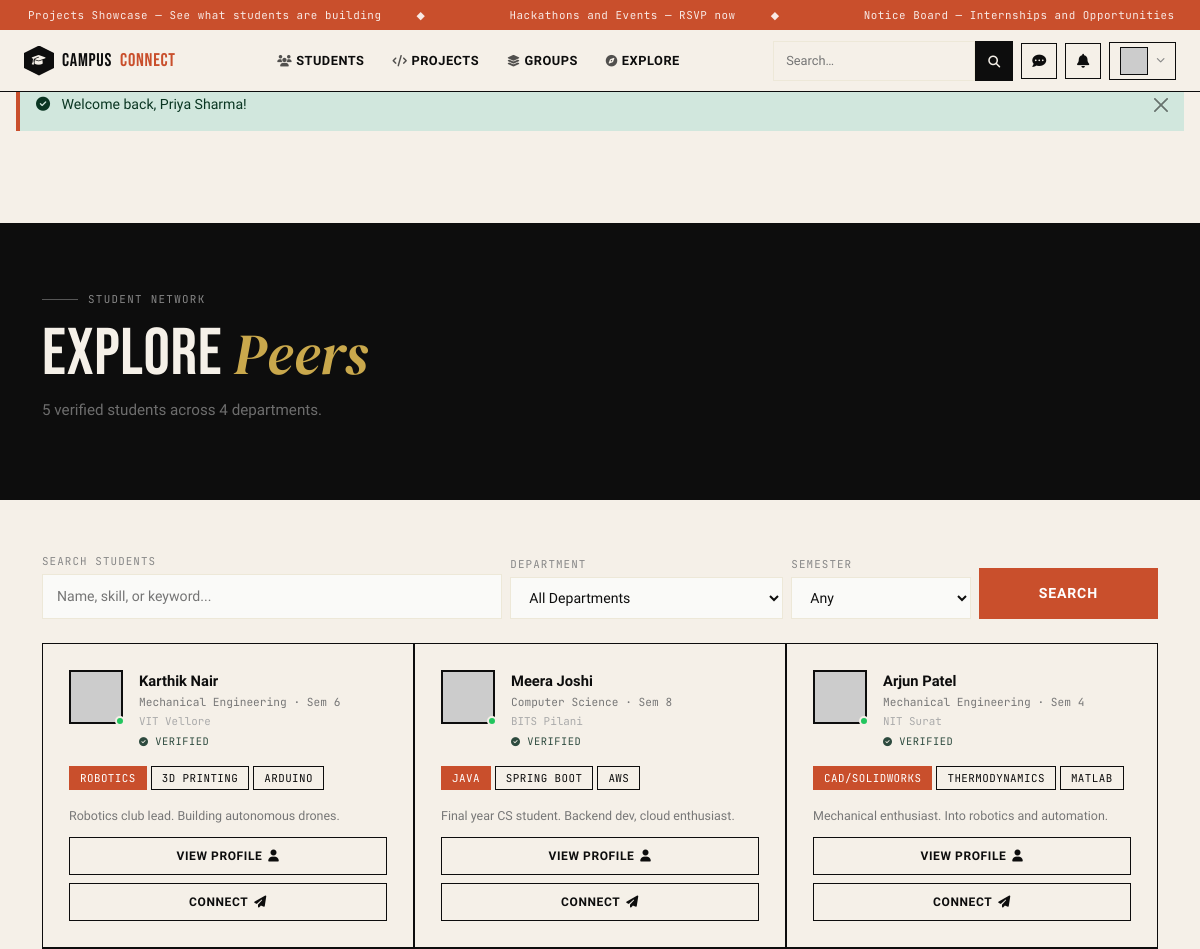
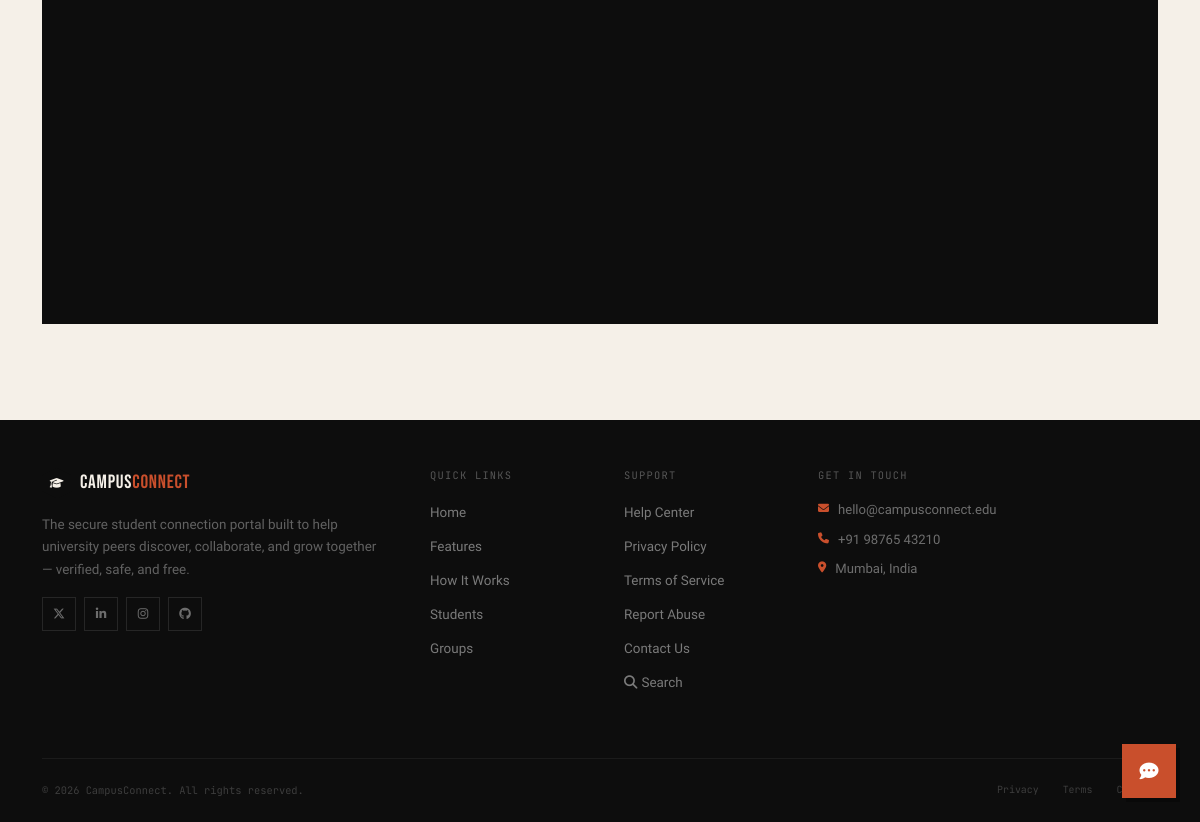
The page /pages/students.php (signed in) on the database its author committed (2 pictures, top to bottom).
### tables this page shows
CREATE TABLE IF NOT EXISTS users (
    id          INT AUTO_INCREMENT PRIMARY KEY,
    name        VARCHAR(100)        NOT NULL,
    email       VARCHAR(150)        NOT NULL UNIQUE,
    password    VARCHAR(255)        NOT NULL,
    department  VARCHAR(100),
    semester    TINYINT UNSIGNED,
    university  VARCHAR(150),
    skills      TEXT,                           
    bio         TEXT,
    avatar      VARCHAR(255)        DEFAULT 'default.jpg',
    is_verified TINYINT(1)          DEFAULT 0,
    is_online   TINYINT(1)          DEFAULT 0,
    created_at  TIMESTAMP           DEFAULT CURRENT_TIMESTAMP
);

### includes/config.php (called while the page is built, shortened)
<?php
function isLoggedIn(): bool {
    return isset($_SESSION['user_id']);
}
function e(string $s): string {
    return htmlspecialchars($s, ENT_QUOTES, 'UTF-8');
}

### pages/students.php (the view, shortened to what this page needs)
<?php
require_once __DIR__ . '/../includes/config.php';
$db = getDB();
$search = trim($_GET['q']    ?? '');
$page   = max(1, (int)($_GET['page'] ?? 1));
$perPage= 12;
$offset = ($page - 1) * $perPage;
$where  = ['u.is_verified = 1'];
$params = [];
if (isLoggedIn()) {
    $where[]  = 'u.id != ?';
    $params[] = $_SESSION['user_id'];
}
$whereSQL = implode(' AND ', $where);
$stCount = $db->prepare("SELECT COUNT(*) FROM users u WHERE $whereSQL");
$stCount->execute($params);
$total = (int)$stCount->fetchColumn();
$stFetch = $db->prepare("SELECT * FROM users u WHERE $whereSQL ORDER BY u.is_online DESC, u.id DESC LIMIT $perPage OFFSET $offset");
$stFetch->execute($params);
$students = $stFetch->fetchAll();
$depts = $db->query("SELECT DISTINCT department FROM users WHERE department IS NOT NULL AND department != '' ORDER BY department")->fetchAll(PDO::FETCH_COLUMN);
$connectionStatus = [];
include __DIR__ . '/../includes/header.php';
?>
<div style="margin-top:92px;background:var(--paper);min-height:100vh;">
  <div style="background:var(--ink);padding:60px 0;">
    <div class="container">
      <div class="cc-section-label white-lbl reveal">Student Network</div>
      <h1 class="cc-heading on-dark reveal d1">Explore <em>Peers</em></h1>
      <p class="reveal d2" style="color:rgba(255,255,255,.4);max-width:500px;margin-top:12px;font-size:.95rem;line-height:1.65;">
        <?= number_format($total) ?> verified students across <?= count($depts) ?> departments.
      </p>
    </div>
  </div>
  <div class="container py-5">
    <form method="GET" class="mb-4 reveal">
      <div class="row g-2 align-items-end">
        <div class="col-lg-5 col-md-4">
          <label class="cc-form-label">Search Students</label>
          <input type="text" name="q" value="<?= e($search) ?>"
                 class="cc-form-input" placeholder="Name, skill, or keyword...">
        </div>
        <div class="col-lg-3 col-md-3">
          <label class="cc-form-label">Department</label>
          <select name="dept" class="cc-form-input">
            <option value="">All Departments</option>
          </select>
        </div>
        <div class="col-lg-2 col-md-2">
          <label class="cc-form-label">Semester</label>
          <select name="sem" class="cc-form-input">
            <option value="0">Any</option>
          </select>
        </div>
        <div class="col-lg-2 col-md-3 d-flex gap-2">
          <button type="submit" class="cc-form-submit flex-grow-1">Search</button>
        </div>
      </div>
    </form>
    <?php if ($students): ?>
    <div class="cc-students-grid mb-5">
      <?php
      $deptMap = [
        'Computer Science'        => 'cs',
        'Mechanical Engineering'  => 'mech',
        'Business Administration' => 'biz',
        'UX Design'               => 'design',
      ];
      foreach ($students as $i => $stu):
        $dept_key   = $deptMap[$stu['department'] ?? ''] ?? 'other';
        $skills     = array_slice(explode(',', $stu['skills'] ?? ''), 0, 3);
        $statusCls  = $stu['is_online'] ? 'online' : 'offline';
        $connStatus = $connectionStatus[(int)$stu['id']] ?? null;
      ?>
      <div class="cc-student-card reveal d<?= ($i % 3) + 1 ?>" data-dept="<?= e($dept_key) ?>">
        <div class="d-flex gap-3 align-items-start mb-3">
          <div class="position-relative flex-shrink-0">
            <img class="cc-student-avatar"
                 src="https://picsum.photos/seed/<?= e($stu['name']) ?>/120/120" alt="<?= e($stu['name']) ?>">
            <span class="cc-status-dot <?= $statusCls ?>"></span>
          </div>
          <div>
            <div class="cc-student-name"><?= e($stu['name']) ?></div>
            <div class="cc-student-dept"><?= e($stu['department']) ?> · Sem <?= (int)$stu['semester'] ?></div>
            <?php if ($stu['university']): ?>
            <div style="font-size:.68rem;color:#aaa;font-family:var(--font-mono);margin-top:2px;"><?= e($stu['university']) ?></div>
            <?php endif; ?>
            <div class="cc-student-verified"><i class="fas fa-check-circle"></i> Verified</div>
          </div>
        </div>
        <div class="d-flex flex-wrap gap-1 mb-3">
          <?php foreach ($skills as $j => $sk): ?>
          <span class="cc-pill <?= $j === 0 ? 'accent' : '' ?>"><?= e(trim($sk)) ?></span>
          <?php endforeach; ?>
        </div>
        <?php if ($stu['bio']): ?>
        <p style="font-size:.78rem;color:#777;line-height:1.55;margin-bottom:12px;"><?= e(mb_strimwidth($stu['bio'],0,90,'…')) ?></p>
        <?php endif; ?>
        <a href="view_student.php?id=<?= (int)$stu['id'] ?>" class="cc-student-btn mb-2">
          View Profile <i class="fas fa-user"></i>
        </a>
        <?php if (isLoggedIn()): ?>
          <?php if ($connStatus === 'accepted'): ?>
          <div class="cc-student-btn" style="justify-content:center;background:var(--moss);color:#fff;border-color:var(--moss);cursor:default;">
            <i class="fas fa-check"></i> Connected
          </div>
          <?php elseif ($connStatus === 'pending'): ?>
          <div class="cc-student-btn" style="justify-content:center;cursor:default;color:#aaa;border-color:#ddd;">
            Pending…
          </div>
          <?php else: ?>
          <form method="POST" action="send_connection.php">
            <button type="submit" class="cc-student-btn">
              Connect <i class="fas fa-paper-plane"></i>
            </button>
          </form>
          <?php endif; ?>
        <?php else: ?>
          <a href="login.php" class="cc-student-btn">Connect <i class="fas fa-arrow-right"></i></a>
        <?php endif; ?>
      </div>
      <?php endforeach; ?>
    </div>
    <?php endif; ?>
  </div>
</div>
<?php include __DIR__ . '/../includes/footer.php'; ?>

### assets/css/style.css (style rules this page uses)
:root { --ink: #0d0d0d; --paper: #f5f0e8; --cream: #ede8d8; --rust: #c94f2c; --rust-light: #e8694a; --moss: #2d4a3e; --gold: #c9a84c; --sky: #1a3a5c; --white: #fafaf8; --font-display:'Bebas Neue', sans-serif; --font-serif: 'DM Serif Display', serif; --font-body: 'Bricolage Grotesque', sans-serif; --font-mono: 'JetBrains Mono', monospace; --ease-out: cubic-bezier(0.16, 1, 0.3, 1); --ease-bounce: cubic-bezier(0.34, 1.56, 0.64, 1); }
*, *::before, *::after { box-sizing: border-box; }
html { scroll-behavior: smooth; }
body { font-family: var(--font-body); background: var(--paper); color: var(--ink); overflow-x: hidden; }
img { max-width: 100%; }
a { text-decoration: none; }
.cc-section-label { display: inline-flex; align-items: center; gap: 10px; font-family: var(--font-mono); font-size: .68rem; letter-spacing: .12em; text-transform: uppercase; color: var(--rust); margin-bottom: 16px; }
.cc-section-label::before { content: ''; width: 36px; height: 1px; background: var(--rust); }
.cc-section-label.white-lbl { color: rgba(255,255,255,.5); }
.cc-section-label.white-lbl::before { background: rgba(255,255,255,.3); }
.cc-heading { font-family: var(--font-display); font-size: clamp(44px, 5.5vw, 72px); line-height: .95; letter-spacing: .01em; color: var(--ink); }
.cc-heading em { font-family: var(--font-serif); font-style: italic; color: var(--rust); font-size: .88em; }
.cc-heading.on-dark { color: var(--paper); }
.cc-heading.on-dark em { color: var(--gold); }
.cc-pill { padding: 3px 10px; font-size: .68rem; font-family: var(--font-mono); border: 1px solid var(--ink); text-transform: uppercase; letter-spacing: .04em; color: var(--ink); }
.cc-pill.accent { background: var(--rust); border-color: var(--rust); color: #fff; }
.cc-students-grid { display: grid; grid-template-columns: repeat(3,1fr); gap: 2px; background: var(--ink); border: 1.5px solid var(--ink); }
.cc-student-card { background: var(--paper); padding: 26px; transition: background .25s; }
.cc-student-avatar { width: 54px; height: 54px; border: 2px solid var(--ink); object-fit: cover; flex-shrink: 0; }
.cc-student-name { font-weight: 700; font-size: .92rem; color: var(--ink); }
.cc-student-dept { font-size: .7rem; color: #777; font-family: var(--font-mono); margin-top: 2px; }
.cc-student-verified { font-size: .65rem; color: var(--moss); font-family: var(--font-mono); text-transform: uppercase; letter-spacing: .05em; margin-top: 5px; }
.cc-student-verified i { font-size: 9px; }
.cc-status-dot { width: 10px; height: 10px; border-radius: 50%; border: 2px solid var(--paper); position: absolute; bottom: -2px; right: -2px; }
.cc-status-dot.online { background: #22c55e; }
.cc-student-btn { width: 100%; padding: 9px; background: transparent; border: 1.5px solid var(--ink); font-family: var(--font-body); font-size: .75rem; font-weight: 600; text-transform: uppercase; letter-spacing: .05em; color: var(--ink); cursor: pointer; transition: all .2s; display: flex; align-items: center; justify-content: center; gap: 6px; }
.reveal { opacity: 0; transform: translateY(28px); transition: opacity .8s var(--ease-out), transform .8s var(--ease-out); }
.reveal.visible { opacity: 1; transform: none; }
.d1 { transition-delay: .1s; }
.d2 { transition-delay: .2s; }
.d3 { transition-delay: .3s; }
.cc-form-label { font-family: var(--font-mono); font-size: .68rem; letter-spacing: .1em; text-transform: uppercase; color: #888; margin-bottom: 5px; }
.cc-form-input { width: 100%; padding: 11px 14px; background: var(--white); border: 1.5px solid var(--cream); font-family: var(--font-body); font-size: .88rem; color: var(--ink); outline: none; transition: border-color .2s; border-radius: 0; }
.cc-form-submit { width: 100%; padding: 13px; background: var(--rust); border: 2px solid var(--rust); color: #fff; font-family: var(--font-body); font-size: .88rem; font-weight: 700; text-transform: uppercase; letter-spacing: .06em; cursor: pointer; transition: all .2s; }

### rows shown on the page
users: is_online 1 (drawn), name "Karthik Nair", department "Mechanical Engineering", semester "6", university "VIT Vellore", skills "ROBOTICS", skills "3D PRINTING", skills "ARDUINO", bio "Robotics club lead. Building autonomous drones."
users: is_online 1 (drawn), name "Meera Joshi", department "Computer Science", semester "8", university "BITS Pilani", skills "JAVA", skills "SPRING BOOT", skills "AWS", bio "Final year CS student. Backend dev, cloud enthusiast."
users: is_online 1 (drawn), name "Arjun Patel", department "Mechanical Engineering", semester "4", university "NIT Surat", skills "CAD/SOLIDWORKS", skills "THERMODYNAMICS", skills "MATLAB", bio "Mechanical enthusiast. Into robotics and automation."

### other values the page prints
$t "Projects Showcase — See what students are building"
$t "Hackathons and Events — RSVP now"
$t "Notice Board — Internships and Opportunities"
$flash['msg'] "Welcome back, Priya Sharma!"
$total "5"
count($depts) "4"
